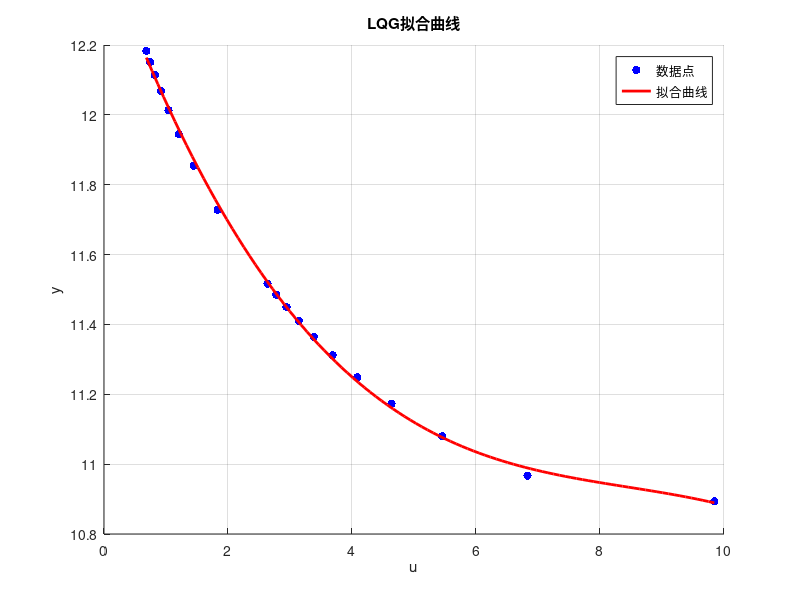

Here is the MATLAB script that generated this plot: (Note: this script raises an error after producing the figure.)
%1.创建数据
% 定义数据点
y = [10.8934, 10.9669, 11.0795, 11.1729, 11.2489, 11.3117, 11.3647, 11.4101, ...
     11.4499, 11.4852, 11.5169, 11.5169, 11.7280, 11.8543, 11.9444, 12.0134, ...
     12.0684, 12.1134, 12.1510, 12.1830];
u = [9.8437, 6.8294, 5.4561, 4.6380, 4.0871, 3.6884, 3.3835, 3.1419, ...
     2.9436, 2.7774, 2.6353, 2.6353, 1.8317, 1.4471, 1.2076, 1.0408, ...
     0.9171, 0.8215, 0.7452, 0.6831];

% 多项式拟合
p = polyfit(u, y, 3); % 拟合三次多项式
u_fit = linspace(min(u), max(u), 100); % 生成平滑曲线的 x 点
y_fit = polyval(p, u_fit); % 计算对应的 y 值

% 绘制结果
figure;
scatter(u, y, 'b', 'filled'); % 数据点
hold on;
plot(u_fit, y_fit, 'r-', 'LineWidth', 2); % 拟合曲线
title('LQG拟合曲线');
xlabel('u');
ylabel('y');
legend('数据点', '拟合曲线');
grid on;

%2.拟合曲线方程 
% 输出拟合结果
disp('拟合系数：');
disp(p);

% 3.优化问题
% J=100-((8.3*1e-3 + 3.1*1e-2*1.294)*(y + 1.35*1e-4*y^2)-1.1)-3;
% x(1):y均值 x(2):u均值  x(3)y方差   x(4)u方差
f=@(x)(100-((8.3*1e-3 + 3.1*1e-2*1.294)*(x(1) + 1.35*1e-4*x(1)^2)-1.1)-3)*-1;
x0=[490 58.3 12.4742 0];
    A = [1  0  2   0;
        -1  0  2   0;
         0  1  0   2;
         0 -1  0   2;
         ];
    b = [500;
         -490;
         80;
         -30;
         ];
    Aeq = [1 -3.7 0 0];
    beq = [274.3];
    VLB = [490 30 0 0];
    VUB = [500 80 100 100];
zyj=fmincon(f, x0, A, b, Aeq, beq, VLB, VUB,'fitting_constraint3');

J=(100-((8.3*1e-3 + 3.1*1e-2*1.294)*(zyj(1) + 1.35*1e-4*zyj(1)^2)-1.1)-3);
zyj
J
%4.绘图
